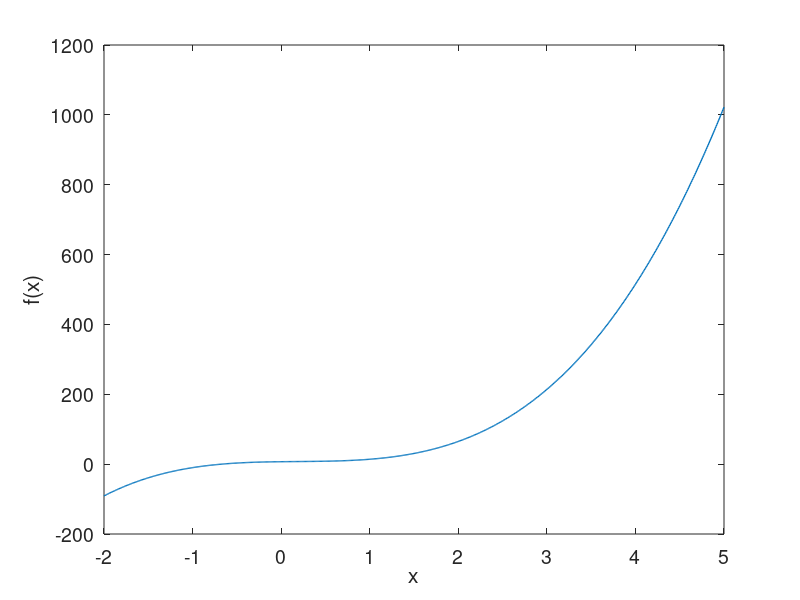

The MATLAB script that drew this image:
clc
clear

a = [9, -5, 3, 7];
x = -2:0.01:5;
f = polyval(a, x);

plot(x, f, 'LineWidth', 1);

xlabel('x');
ylabel('f(x)');
set(gca, 'FontSize', 14);
